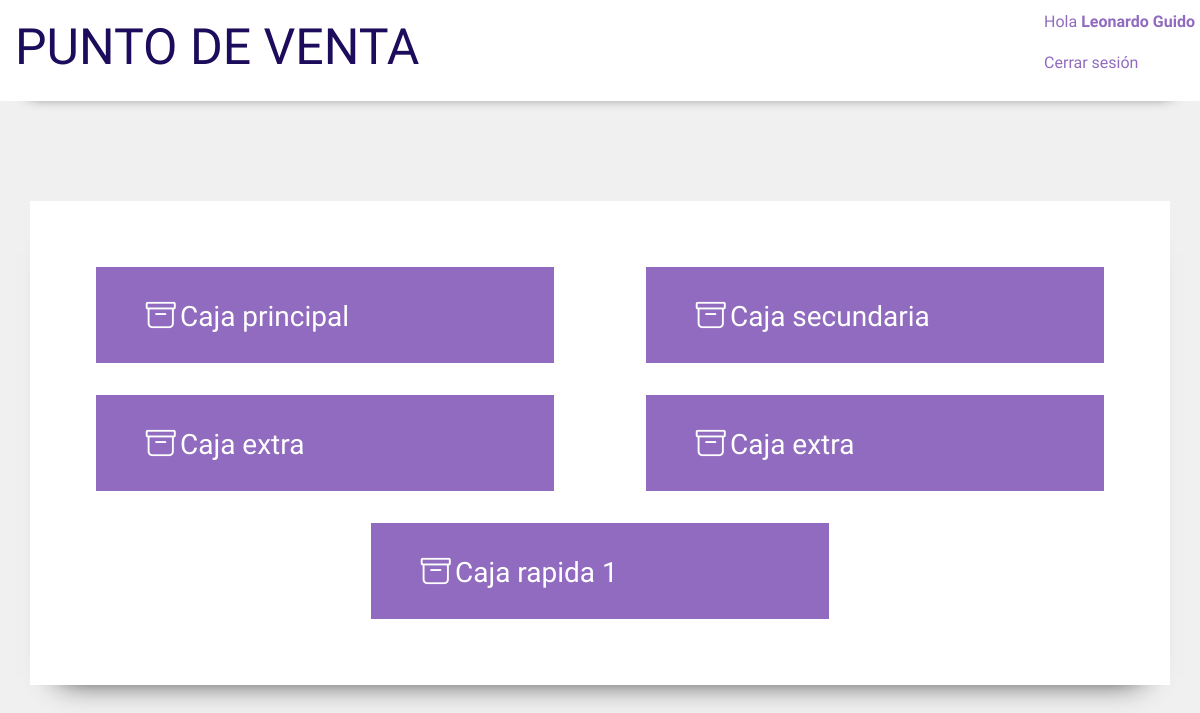
Page /cajas/seleccionar/ (signed in) on the committed database.
### manage_models/models.py (models this page shows, shortened)
class Caja(models.Model):
    clave = models.CharField(max_length=3)
    nombre = models.CharField(max_length=50)
    estado = models.CharField(choices=ESTADO, max_length=1 , default='C')

### ventas/views.py (the view)
# urls.py: path('cajas/seleccionar/' , views.seleccion_caja, name='seleccionar_caja'),
@login_required
def seleccion_caja(request):
    cajas = Caja.objects.all()
    return render(request, 'ventas/seleccionar_caja.html', {'cajas':cajas})

### manage_models/templates/ventas/seleccionar_caja.html
{% extends 'home/base.html' %}
{% block content %}
<div class="container opciones_fondo">
    <div class="row opciones">
        {% for caja in cajas %}
        <div class="col-md-5 home_opcion m-3 mx-auto opcion2">
            <i class="bi bi-archive icono"></i>
            <a href="{% url 'usar_caja' pk=caja.pk %}" class="opcion_link">{{caja.nombre}}</a>
        </div>
        {% endfor %}
    </div>
</div>
{% endblock %}

### manage_models/templates/home/base.html (shortened to what this page needs)
{% load static %}
<!DOCTYPE html>
<html lang="en">
<head>
    <link href="https://cdn.jsdelivr.net/npm/bootstrap@5.1.3/dist/css/bootstrap.min.css" rel="stylesheet">
    <link rel="stylesheet" href="https://cdn.jsdelivr.net/npm/bootstrap-icons@1.6.0/font/bootstrap-icons.css">
    <link rel="stylesheet" href="{% static 'css/base1.css' %}">
</head>
<body>
    <header>
        <h1><a href="{% url 'home' %}" class="titulo"> Punto de venta </a></h1>
        <div class="usuario">
            <p class="saludo">Hola <strong>{{ user.get_full_name }}</strong></p>
            <p><a href="{% url 'logout' %}" class=logout>Cerrar sesión</a></p>
        </div>
    </header>
    {% block content %}
    {% endblock %}
</body>
</html>

### manage_models/static/css/base1.css (style rules this page uses)
:root { --fondo : #f0f0f0; --fuente-grande: 'Inconsolata', monospace;; --fuente-pequena: 'Quicksand', sans-serif; --color1: #1C0C5B; --color2: #3D2C8D; --color3: #916BBF; --color4: #C996CC; }
body { margin: 0; background-color: var(--fondo); }
header { margin: 0; padding: 10px 0; -webkit-box-shadow: 0px 23px 10px -30px #000000; box-shadow: 0px 23px 15px -30px #000000; display: flex; justify-content: space-between; align-items: center; background-color: white; }
.titulo { margin: 0 15px; font-family: var(--fuente-grande); color: var(--color1); font-size: 50px; cursor: pointer; text-transform: uppercase; text-decoration: none; }
.usuario { margin: 0 5px; }
.logout { font-family: var(--fuente-pequena); color: var(--color3); text-decoration: none; }
.saludo { font-family: var(--fuente-pequena); color: var(--color3); }
.opciones { padding: 50px 20px; background-color: white; -webkit-box-shadow: 0px 23px 10px -30px #000000; box-shadow: 0px 23px 30px -30px #000000; }
.opciones_fondo { margin-top: 100px; }
.home_opcion { padding: 25px 50px; }
.opcion2 { background-color: var(--color3); }
.opcion_link { text-decoration: none; font-family: var(--fuente-pequena); color: white; font-size: 28px; }
.icono { color: white; font-size: 30px; }

### rows in the picture
Caja: nombre "Caja principal"
Caja: nombre "Caja secundaria"
Caja: nombre "Caja extra"
Caja: nombre "Caja extra"
Caja: nombre "Caja rapida 1"

### other values in the picture
{{ user.get_full_name }} "Leonardo Guido"
